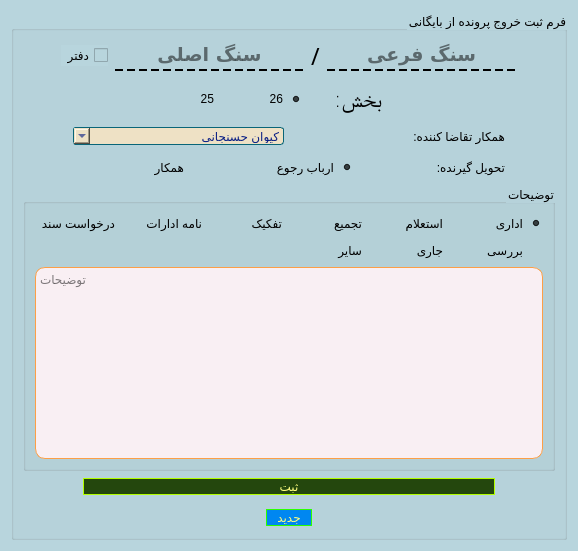
      <widget class="QWidget" name="tab1_inputData">
       <property name="statusTip">
        <string>  ثبت پرونده خارج شده از بایگانی</string>
       </property>
       <property name="whatsThis">
        <string/>
       </property>
       <property name="layoutDirection">
        <enum>Qt::RightToLeft</enum>
       </property>
       <property name="styleSheet">
        <string notr="true">QWidget{
background-color: #b8d5dd  ;
}
QGroupBox{
background-color: rgba(0, 0, 0, 0);
}
QLineEdit{
background-color: rgba(0, 0, 0, 0);
font: 75 14pt &quot;B Nazanin&quot;;
border-style: dashed;
font-weight: bold;
border-bottom-width: 2px;
}
QRadioButton{
background-color: rgba(0, 0, 0, 0);
font: 75 14pt &quot;A Arghavan&quot;;
}
QLabel{
background-color: rgba(0, 0, 0, 0);
font: 75 17pt &quot;A Arsoo&quot;;
}
QComboBox{
background-color: #eee1c5   ;
font: 75 10pt &quot;A Arsoo&quot;;
color:#0A1F85;
border: 1px solid #096578  ;
border-radius: 3px;
}
QTextEdit{
background-color: #f9eff3 ;
font: 75 9pt &quot;A Arsoo&quot;;
border: 1px solid  #fc9f47    ;
border-radius: 10px;
}
QCheckBox{
font: 75 12pt &quot;A Arsoo&quot;;
}
QStatusBar{
background-color:rgb(33, 33, 33);
color: rgb(0, 255, 59);
border:1px solid rgbrgb(0, 148, 0);
border-radius:2px;
	font: 8pt &quot;Dast Nevis&quot;;
}
</string>
       </property>
       <attribute name="title">
        <string>ورود اطلاعات</string>
       </attribute>
       <layout class="QGridLayout" name="gridLayout_4">
        <item row="0" column="1">
         <widget class="QGroupBox" name="groupBox_inputData">
          <property name="title">
           <string>فرم ثبت خروج پرونده از بایگانی</string>
          </property>
          <layout class="QGridLayout" name="gridLayout_2">
           <item row="6" column="0">
            <widget class="QGroupBox" name="groupBox_Tozihat">
             <property name="toolTip">
              <string>  علت درخواست</string>
             </property>
             <property name="statusTip">
              <string/>
             </property>
             <property name="layoutDirection">
              <enum>Qt::RightToLeft</enum>
             </property>
             <property name="styleSheet">
              <string notr="true">QRadioButton{
font: 75 11pt &quot;A Arsoo&quot;;
}</string>
             </property>
             <property name="title">
              <string>توضیحات</string>
             </property>
             <layout class="QGridLayout" name="gridLayout_6">
              <item row="3" column="0" colspan="6">
               <widget class="QTextEdit" name="textEdit_Tozihat">
                <property name="enabled">
                 <bool>true</bool>
                </property>
                <property name="cursor" stdset="0">
                 <cursorShape>IBeamCursor</cursorShape>
                </property>
                <property name="toolTip">
                 <string>توضیحات خود را در این بخش بنویسید</string>
                </property>
                <property name="statusTip">
                 <string/>
                </property>
                <property name="placeholderText">
                 <string>توضیحات</string>
                </property>
               </widget>
              </item>
              <item row="1" column="2">
               <widget class="QRadioButton" name="radioButton_sayer">
                <property name="toolTip">
                 <string>  علت درخواست سایر</string>
                </property>
                <property name="statusTip">
                 <string/>
                </property>
                <property name="text">
                 <string>سایر</string>
                </property>
                <property name="checked">
                 <bool>false</bool>
                </property>
               </widget>
              </item>
              <item row="0" column="1">
               <widget class="QRadioButton" name="radioButton_estelam">
                <property name="toolTip">
                 <string>  علت درخواست استعلام</string>
                </property>
                <property name="statusTip">
                 <string/>
                </property>
                <property name="text">
                 <string>استعلام</string>
                </property>
               </widget>
              </item>
              <item row="0" column="0">
               <widget class="QRadioButton" name="radioButton_edary">
                <property name="toolTip">
                 <string>  علت درخواست اداری</string>
                </property>
                <property name="statusTip">
                 <string/>
                </property>
                <property name="text">
                 <string>اداری</string>
                </property>
                <property name="checked">
                 <bool>true</bool>
                </property>
               </widget>
              </item>
              <item row="0" column="3">
               <widget class="QRadioButton" name="radioButton_tafkik">
                <property name="toolTip">
                 <string>  علت درخواست تفکیک</string>
                </property>
                <property name="statusTip">
                 <string/>
                </property>
                <property name="text">
                 <string>تفکیک</string>
                </property>
               </widget>
              </item>
              <item row="0" column="5">
               <widget class="QRadioButton" name="radioButton_darKhastSanad">
                <property name="toolTip">
                 <string>  علت درخواست درخواست سند</string>
                </property>
                <property name="statusTip">
                 <string/>
                </property>
                <property name="text">
                 <string>درخواست سند</string>
                </property>
               </widget>
              </item>
              <item row="0" column="4">
               <widget class="QRadioButton" name="radioButton_nameEdarat">
                <property name="toolTip">
                 <string>  علت درخواست نامه ادارات</string>
                </property>
                <property name="statusTip">
                 <string/>
                </property>
                <property name="text">
                 <string>نامه ادارات</string>
                </property>
               </widget>
              </item>
              <item row="0" column="2">
               <widget class="QRadioButton" name="radioButton_tajmii">
                <property name="toolTip">
                 <string>  علت درخواست تجمیع</string>
                </property>
                <property name="statusTip">
                 <string/>
                </property>
                <property name="text">
                 <string>تجمیع</string>
                </property>
               </widget>
              </item>
              <item row="1" column="0">
               <widget class="QRadioButton" name="radioButton_Baresi">
                <property name="toolTip">
                 <string>  علت درخواست بررسی</string>
                </property>
                <property name="statusTip">
                 <string/>
                </property>
                <property name="text">
                 <string>بررسی</string>
                </property>
               </widget>
              </item>
              <item row="1" column="1">
               <widget class="QRadioButton" name="radioButton_Jari">
                <property name="toolTip">
                 <string>  علت درخواست جاری</string>
                </property>
                <property name="statusTip">
                 <string/>
                </property>
                <property name="text">
                 <string>جاری</string>
                </property>
               </widget>
              </item>
             </layout>
            </widget>
           </item>
           <item row="0" column="0">
            <layout class="QHBoxLayout" name="horizontalLayout_Sang">
             <item>
              <spacer name="horizontalSpacer">
               <property name="orientation">
                <enum>Qt::Horizontal</enum>
               </property>
               <property name="sizeHint" stdset="0">
                <size>
                 <width>38</width>
                 <height>20</height>
                </size>
               </property>
              </spacer>
             </item>
             <item>
              <widget class="QLineEdit" name="lineEdit_sangFari">
               <property name="enabled">
                <bool>true</bool>
               </property>
               <property name="font">
                <font>
                 <family>B Nazanin</family>
                 <pointsize>14</pointsize>
                 <weight>75</weight>
                 <italic>false</italic>
                 <bold>true</bold>
                </font>
               </property>
               <property name="toolTip">
                <string>&lt;html&gt;&lt;head/&gt;&lt;body&gt;&lt;p&gt;سنگ &lt;span style=&quot; font-weight:600; color:#724c00;&quot;&gt;فرعی&lt;/span&gt; را وارد کنید&lt;/p&gt;&lt;/body&gt;&lt;/html&gt;</string>
               </property>
               <property name="statusTip">
                <string/>
               </property>
               <property name="styleSheet">
                <string notr="true"/>
               </property>
               <property name="alignment">
                <set>Qt::AlignCenter</set>
               </property>
               <property name="placeholderText">
                <string>سنگ فرعی</string>
               </property>
              </widget>
             </item>
             <item>
              <widget class="QLabel" name="label">
               <property name="sizePolicy">
                <sizepolicy hsizetype="Preferred" vsizetype="Preferred">
                 <horstretch>0</horstretch>
                 <verstretch>0</verstretch>
                </sizepolicy>
               </property>
               <property name="font">
                <font>
                 <family>A Arsoo</family>
                 <pointsize>17</pointsize>
                 <weight>9</weight>
                 <italic>false</italic>
                 <bold>false</bold>
                </font>
               </property>
               <property name="text">
                <string>/</string>
               </property>
               <property name="alignment">
                <set>Qt::AlignCenter</set>
               </property>
               <property name="margin">
                <number>5</number>
               </property>
              </widget>
             </item>
             <item>
              <widget class="QLineEdit" name="lineEdit_sangAsli">
               <property name="font">
                <font>
                 <family>B Nazanin</family>
                 <pointsize>14</pointsize>
                 <weight>75</weight>
                 <italic>false</italic>
                 <bold>true</bold>
                </font>
               </property>
               <property name="toolTip">
                <string>&lt;html&gt;&lt;head/&gt;&lt;body&gt;&lt;p&gt;سنگ &lt;span style=&quot; font-weight:600; color:#875a00;&quot;&gt;اصلی&lt;/span&gt; را وارد کنید&lt;/p&gt;&lt;/body&gt;&lt;/html&gt;</string>
               </property>
               <property name="statusTip">
                <string/>
               </property>
               <property name="styleSheet">
                <string notr="true"/>
               </property>
               <property name="locale">
                <locale language="English" country="UnitedStates"/>
               </property>
               <property name="inputMethodHints">
                <set>Qt::ImhHiddenText</set>
               </property>
               <property name="alignment">
                <set>Qt::AlignCenter</set>
               </property>
               <property name="placeholderText">
                <string>سنگ اصلی</string>
               </property>
              </widget>
             </item>
             <item>
              <widget class="QCheckBox" name="checkBox_daftar">
               <property name="cursor">
                <cursorShape>PointingHandCursor</cursorShape>
               </property>
               <property name="tabletTracking">
                <bool>true</bool>
               </property>
               <property name="toolTip">
                <string>&lt;html&gt;&lt;head/&gt;&lt;body&gt;&lt;p dir=&quot;rtl&quot;&gt;   درخواست دریافت &lt;span style=&quot; font-weight:600; color:#644200;&quot;&gt;دفتر&lt;/span&gt; از بایگانی  &lt;/p&gt;&lt;/body&gt;&lt;/html&gt;</string>
               </property>
               <property name="statusTip">
                <string/>
               </property>
               <property name="autoFillBackground">
                <bool>false</bool>
               </property>
               <property name="text">
                <string>دفتر</string>
               </property>
              </widget>
             </item>
             <item>
              <spacer name="horizontalSpacer_2">
               <property name="orientation">
                <enum>Qt::Horizontal</enum>
               </property>
               <property name="sizeHint" stdset="0">
                <size>
                 <width>38</width>
                 <height>20</height>
                </size>
               </property>
              </spacer>
             </item>
            </layout>
           </item>
           <item row="2" column="0">
            <layout class="QHBoxLayout" name="horizontalLayout_QRadio">
             <property name="spacing">
              <number>30</number>
             </property>
             <property name="leftMargin">
              <number>10</number>
             </property>
             <property name="topMargin">
              <number>7</number>
             </property>
             <property name="rightMargin">
              <number>10</number>
             </property>
             <property name="bottomMargin">
              <number>7</number>
             </property>
             <item>
              <spacer name="horizontalSpacer_3">
               <property name="orientation">
                <enum>Qt::Horizontal</enum>
               </property>
               <property name="sizeHint" stdset="0">
                <size>
                 <width>40</width>
                 <height>20</height>
                </size>
               </property>
              </spacer>
             </item>
             <item>
              <widget class="QLabel" name="label_2">
               <property name="font">
                <font>
                 <family>A Arsoo</family>
                 <pointsize>17</pointsize>
                 <weight>9</weight>
                 <italic>false</italic>
                 <bold>false</bold>
                </font>
               </property>
               <property name="toolTip">
                <string>بخش را انتخاب کنید</string>
               </property>
               <property name="statusTip">
                <string/>
               </property>
               <property name="text">
                <string>بخش:</string>
               </property>
              </widget>
             </item>
             <item>
              <widget class="QRadioButton" name="radioButton_bakhsh26_1">
               <property name="cursor">
                <cursorShape>PointingHandCursor</cursorShape>
               </property>
               <property name="toolTip">
                <string>بخش 26 گیلان</string>
               </property>
               <property name="statusTip">
                <string/>
               </property>
               <property name="text">
                <string>26</string>
               </property>
               <property name="checked">
                <bool>true</bool>
               </property>
               <attribute name="buttonGroup">
                <string notr="true">buttonGroup_2</string>
               </attribute>
              </widget>
             </item>
             <item>
              <widget class="QRadioButton" name="radioButton_bakhsh25_1">
               <property name="cursor">
                <cursorShape>PointingHandCursor</cursorShape>
               </property>
               <property name="toolTip">
                <string>بخش 25 گیلان</string>
               </property>
               <property name="statusTip">
                <string/>
               </property>
               <property name="text">
                <string>25</string>
               </property>
               <property name="checked">
                <bool>false</bool>
               </property>
               <attribute name="buttonGroup">
                <string notr="true">buttonGroup_2</string>
               </attribute>
              </widget>
             </item>
             <item>
              <spacer name="horizontalSpacer_4">
               <property name="orientation">
                <enum>Qt::Horizontal</enum>
               </property>
               <property name="sizeHint" stdset="0">
                <size>
                 <width>40</width>
                 <height>20</height>
                </size>
               </property>
              </spacer>
             </item>
            </layout>
           </item>
           <item row="4" column="0">
            <layout class="QHBoxLayout" name="horizontalLayout_DarkhastKonande">
             <property name="spacing">
              <number>10</number>
             </property>
             <property name="leftMargin">
              <number>10</number>
             </property>
             <property name="topMargin">
              <number>0</number>
             </property>
             <property name="rightMargin">
              <number>10</number>
             </property>
             <property name="bottomMargin">
              <number>0</number>
             </property>
             <item>
              <spacer name="horizontalSpacer_5">
               <property name="orientation">
                <enum>Qt::Horizontal</enum>
               </property>
               <property name="sizeType">
                <enum>QSizePolicy::Fixed</enum>
               </property>
               <property name="sizeHint" stdset="0">
                <size>
                 <width>40</width>
                 <height>20</height>
                </size>
               </property>
              </spacer>
             </item>
             <item>
              <widget class="QLabel" name="label_3">
               <property name="toolTip">
                <string>همکار تقاضا کننده پرونده را مشخص کنید</string>
               </property>
               <property name="statusTip">
                <string/>
               </property>
               <property name="text">
                <string>همکار تقاضا کننده:</string>
               </property>
              </widget>
             </item>
             <item>
              <widget class="QComboBox" name="comboBox_Hamkaran">
               <property name="sizePolicy">
                <sizepolicy hsizetype="Preferred" vsizetype="Fixed">
                 <horstretch>0</horstretch>
                 <verstretch>0</verstretch>
                </sizepolicy>
               </property>
               <property name="cursor">
                <cursorShape>PointingHandCursor</cursorShape>
               </property>
               <property name="toolTip">
                <string>همکار تقاضا کننده پرونده را مشخص کنید</string>
               </property>
               <property name="statusTip">
                <string/>
               </property>
               <property name="editable">
                <bool>false</bool>
               </property>
               <property name="currentText">
                <string>کیوان حسنجانی</string>
               </property>
               <item>
                <property name="text">
                 <string>کیوان حسنجانی</string>
                </property>
               </item>
               <item>
                <property name="text">
                 <string>صائمه امجدی</string>
                </property>
               </item>
               <item>
                <property name="text">
                 <string>سیدمحمد آتشی</string>
                </property>
               </item>
               <item>
                <property name="text">
                 <string>علی رحمانی</string>
                </property>
               </item>
               <item>
                <property name="text">
                 <string>آرمان کاظمی</string>
                </property>
               </item>
               <item>
                <property name="text">
                 <string>یداله شهبازی</string>
                </property>
               </item>
               <item>
                <property name="text">
                 <string>سیدرشید کاظمی</string>
                </property>
               </item>
               <item>
                <property name="text">
                 <string>سیدمحمد موسوی</string>
                </property>
               </item>
               <item>
                <property name="text">
                 <string>صدیقه روشن</string>
                </property>
               </item>
               <item>
                <property name="text">
                 <string>محسن مهرافشان</string>
                </property>
               </item>
               <item>
                <property name="text">
                 <string>علیرضا آزادی</string>
                </property>
               </item>
               <item>
                <property name="text">
                 <string>سایر</string>
                </property>
               </item>
              </widget>
             </item>
             <item>
              <spacer name="horizontalSpacer_6">
               <property name="orientation">
                <enum>Qt::Horizontal</enum>
               </property>
               <property name="sizeType">
                <enum>QSizePolicy::Fixed</enum>
               </property>
               <property name="sizeHint" stdset="0">
                <size>
                 <width>40</width>
                 <height>20</height>
                </size>
               </property>
              </spacer>
             </item>
            </layout>
           </item>
           <item row="5" column="0">
            <layout class="QHBoxLayout" name="horizontalLayout_TahvilGirande">
             <property name="spacing">
              <number>20</number>
             </property>
             <property name="leftMargin">
              <number>10</number>
             </property>
             <property name="topMargin">
              <number>5</number>
             </property>
             <property name="rightMargin">
              <number>10</number>
             </property>
             <property name="bottomMargin">
              <number>0</number>
             </property>
             <item>
              <spacer name="horizontalSpacer_8">
               <property name="orientation">
                <enum>Qt::Horizontal</enum>
               </property>
               <property name="sizeType">
                <enum>QSizePolicy::Fixed</enum>
               </property>
               <property name="sizeHint" stdset="0">
                <size>
                 <width>40</width>
                 <height>20</height>
                </size>
               </property>
              </spacer>
             </item>
             <item>
              <widget class="QLabel" name="label_4">
               <property name="toolTip">
                <string>تحویل گیرنده پرونده از بایگانی را انتخاب کنید</string>
               </property>
               <property name="statusTip">
                <string/>
               </property>
               <property name="text">
                <string>تحویل گیرنده:</string>
               </property>
              </widget>
             </item>
             <item>
              <widget class="QRadioButton" name="radioButton_arbabRojo">
               <property name="cursor">
                <cursorShape>PointingHandCursor</cursorShape>
               </property>
               <property name="toolTip">
                <string>تحویل گیرنده پرونده از بایگانی را انتخاب کنید</string>
               </property>
               <property name="statusTip">
                <string/>
               </property>
               <property name="text">
                <string>ارباب رجوع</string>
               </property>
               <property name="checked">
                <bool>true</bool>
               </property>
               <attribute name="buttonGroup">
                <string notr="true">buttonGroup_3</string>
               </attribute>
              </widget>
             </item>
             <item>
              <widget class="QRadioButton" name="radioButton_hamkar">
               <property name="cursor">
                <cursorShape>PointingHandCursor</cursorShape>
               </property>
               <property name="toolTip">
                <string>تحویل گیرنده پرونده از بایگانی را انتخاب کنید</string>
               </property>
               <property name="statusTip">
                <string/>
               </property>
               <property name="text">
                <string>همکار</string>
               </property>
               <attribute name="buttonGroup">
                <string notr="true">buttonGroup_3</string>
               </attribute>
              </widget>
             </item>
             <item>
              <spacer name="horizontalSpacer_7">
               <property name="orientation">
                <enum>Qt::Horizontal</enum>
               </property>
               <property name="sizeType">
                <enum>QSizePolicy::Fixed</enum>
               </property>
               <property name="sizeHint" stdset="0">
                <size>
                 <width>40</width>
                 <height>20</height>
                </size>
               </property>
              </spacer>
             </item>
            </layout>
           </item>
           <item row="7" column="0">
            <layout class="QHBoxLayout" name="horizontalLayout_sabtBtn">
             <property name="leftMargin">
              <number>20</number>
             </property>
             <property name="topMargin">
              <number>0</number>
             </property>
             <property name="rightMargin">
              <number>20</number>
             </property>
             <property name="bottomMargin">
              <number>5</number>
             </property>
             <item>
              <spacer name="horizontalSpacer_12">
               <property name="orientation">
                <enum>Qt::Horizontal</enum>
               </property>
               <property name="sizeType">
                <enum>QSizePolicy::Fixed</enum>
               </property>
               <property name="sizeHint" stdset="0">
                <size>
                 <width>40</width>
                 <height>20</height>
                </size>
               </property>
              </spacer>
             </item>
             <item>
              <widget class="QPushButton" name="pushButton_sabt">
               <property name="cursor">
                <cursorShape>PointingHandCursor</cursorShape>
               </property>
               <property name="toolTip">
                <string>&lt;html&gt;&lt;head/&gt;&lt;body&gt;&lt;p dir=&quot;rtl&quot;&gt;برای ثبت کلیک کنید&lt;/p&gt;&lt;p dir=&quot;rtl&quot;&gt;یا دکمه Enter را از کیبورد انتخاب کنید&lt;/p&gt;&lt;/body&gt;&lt;/html&gt;</string>
               </property>
               <property name="statusTip">
                <string/>
               </property>
               <property name="styleSheet">
                <string notr="true">QPushButton:hover:!pressed
{
  border: 2px dashed rgb(255, 85, 0);
	background-color: rgb(129, 125, 255);
	color: #FF0000;
}
QPushButton{
background-color: #24470d  ;
font: 14pt &quot;A Arsoo&quot;;
color: rgb(255, 255, 127);
border: 1px solid   #b2ff00  ;
border-radius: 10px;
}</string>
               </property>
               <property name="text">
                <string>ثبت</string>
               </property>
               <property name="autoDefault">
                <bool>false</bool>
               </property>
               <property name="default">
                <bool>false</bool>
               </property>
              </widget>
             </item>
             <item>
              <spacer name="horizontalSpacer_11">
               <property name="orientation">
                <enum>Qt::Horizontal</enum>
               </property>
               <property name="sizeType">
                <enum>QSizePolicy::Fixed</enum>
               </property>
               <property name="sizeHint" stdset="0">
                <size>
                 <width>40</width>
                 <height>20</height>
                </size>
               </property>
              </spacer>
             </item>
            </layout>
           </item>
           <item row="8" column="0">
            <layout class="QHBoxLayout" name="horizontalLayout_btnNew">
             <property name="leftMargin">
              <number>10</number>
             </property>
             <property name="topMargin">
              <number>0</number>
             </property>
             <property name="rightMargin">
              <number>10</number>
             </property>
             <property name="bottomMargin">
              <number>0</number>
             </property>
             <item>
              <spacer name="horizontalSpacer_10">
               <property name="orientation">
                <enum>Qt::Horizontal</enum>
               </property>
               <property name="sizeType">
                <enum>QSizePolicy::Fixed</enum>
               </property>
               <property name="sizeHint" stdset="0">
                <size>
                 <width>40</width>
                 <height>20</height>
                </size>
               </property>
              </spacer>
             </item>
             <item>
              <widget class="QPushButton" name="pushButton_new">
               <property name="sizePolicy">
                <sizepolicy hsizetype="Maximum" vsizetype="Maximum">
                 <horstretch>0</horstretch>
                 <verstretch>0</verstretch>
                </sizepolicy>
               </property>
               <property name="cursor">
                <cursorShape>PointingHandCursor</cursorShape>
               </property>
               <property name="toolTip">
                <string>&lt;html&gt;&lt;head/&gt;&lt;body&gt;&lt;p dir=&quot;rtl&quot;&gt;پاکسازی فرم برای ثبت اطلاعات جدید&lt;/p&gt;&lt;p dir=&quot;rtl&quot;&gt;کلید میانبر CTRL+N&lt;/p&gt;&lt;/body&gt;&lt;/html&gt;</string>
               </property>
               <property name="statusTip">
                <string/>
               </property>
               <property name="styleSheet">
                <string notr="true">QPushButton:hover:!pressed
{
  border: 2px dashed   #039cff  ;
	background-color:  #cddbab  ;
	color:   #d101ff  ;
}
QPushButton{
background-color:   #0087f1    ;
font: 14pt &quot;A Arsoo&quot;;
color: rgb(255, 255, 127);
border: 1px solid   #2bff01 ;;
border-radius: 10px;
}</string>
               </property>
               <property name="text">
                <string>   جدید   </string>
               </property>
               <property name="shortcut">
                <string>Ctrl+N</string>
               </property>
              </widget>
             </item>
             <item>
              <spacer name="horizontalSpacer_9">
               <property name="orientation">
                <enum>Qt::Horizontal</enum>
               </property>
               <property name="sizeType">
                <enum>QSizePolicy::Fixed</enum>
               </property>
               <property name="sizeHint" stdset="0">
                <size>
                 <width>40</width>
                 <height>20</height>
                </size>
               </property>
              </spacer>
             </item>
            </layout>
           </item>
          </layout>
         </widget>
        </item>
       </layout>
      </widget>
